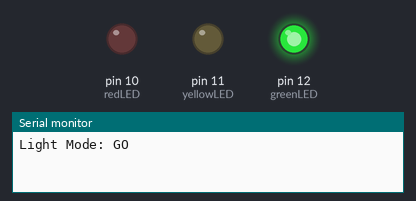
Bench run of a sketch on a simulated Arduino Uno, built with avr-gcc and run on an emulated ATmega328P. Shown: output pins drawn as LEDs (lit = HIGH), the last lines printed to the serial monitor.

Above: at 1.0 s.
At 3.0 s:
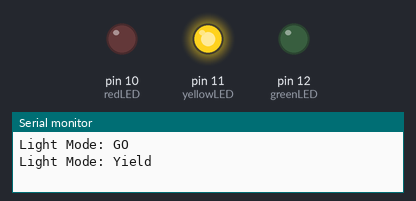
At 5.0 s:
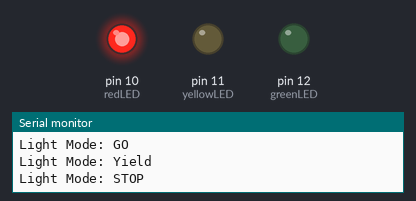
Timing chart, 0 to 7.8 s (numbered marks = the images above):
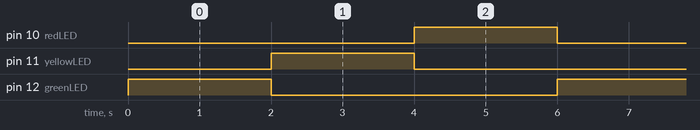

The sketch:

digital_traffic_light.ino
```cpp
int greenLED = 12;
int yellowLED = 11;
int redLED = 10;
void setup() {
  // put your setup code here, to run once:
  pinMode(greenLED, OUTPUT);
  pinMode(yellowLED, OUTPUT);
  pinMode(redLED, OUTPUT);

  Serial.begin(9600);

}

void loop() {
  // put your main code here, to run repeatedly:
  //go Mode
  digitalWrite(greenLED, HIGH);
  digitalWrite(yellowLED, LOW);
  digitalWrite(redLED, LOW);
  Serial.println("Light Mode: GO");
  delay(2000);

  //yield mode
  digitalWrite(greenLED, LOW);
  digitalWrite(yellowLED, HIGH);
  digitalWrite(redLED, LOW);
  Serial.println("Light Mode: Yield");
  delay(2000);

  //stop mode
  digitalWrite(greenLED, LOW);
  digitalWrite(yellowLED, LOW);
  digitalWrite(redLED, HIGH);
  Serial.println("Light Mode: STOP");
  delay(2000);
}
```

Measured:
- by itself, pin 10 (redLED), pin 11 (yellowLED), pin 12 (greenLED): alternates HIGH for 2.0 s and LOW for 4.0 s
- by itself, everything shown: repeats every 6.0 s, in 3 steps
